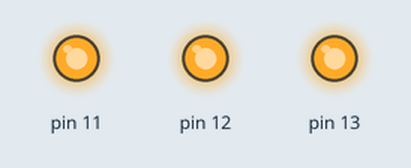
The sketch below on a simulated Arduino Uno, built with avr-gcc and run on an emulated ATmega328P. On the bench: output pins drawn as LEDs (lit = HIGH).

Above: at 0.5 s.
At 3.5 s:
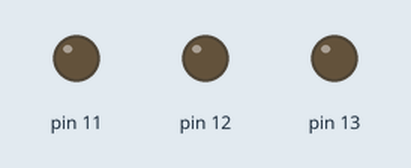
Timing chart, 0 to 4.6 s (numbered marks = the images above):
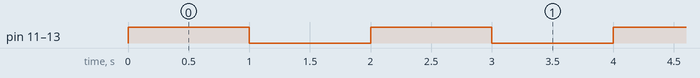

The sketch:

ders_1_led_kontrol.ino
```cpp
// Mucit Akademisi Tekrar Notları
// Bu kodun amacı: 11, 12 ve 13 numaralı pinlere bağlı LED'leri aynı anda yakıp, 1 saniye sonra söndürmektir.

void setup() {
  //LED'leri çıkış olarak tanımla
  pinMode(11, OUTPUT);
  pinMode(12, OUTPUT);
  pinMode(13, OUTPUT);
}

void loop() {
  // LED'leri yak
  digitalWrite(11, HIGH);
  digitalWrite(12, HIGH);
  digitalWrite(13, HIGH);

  delay(1000); // 1 saniye bekle

  // LED'leri söndür
  digitalWrite(11, LOW);
  digitalWrite(12, LOW);
  digitalWrite(13, LOW);

  delay(1000); // 1 saniye bekle
}
```

Measured:
- by itself, pin 11–13: alternates HIGH for 1.0 s and LOW for 1.0 s
